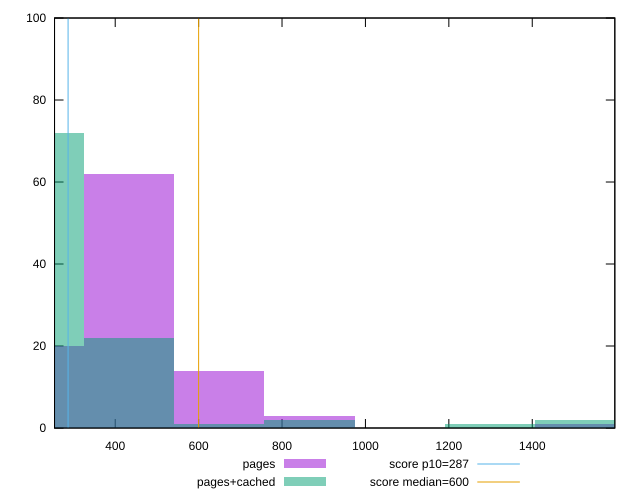

Write the gnuplot code that produced this figure.
reset

$pages <<EOF
865.8834141229917 3
649.4125605922437 14
432.94170706149583 62
1515.2959747152354 1
216.47085353074792 20
EOF

$pagesCached <<EOF
432.94170706149583 22
216.47085353074792 72
1515.2959747152354 2
1298.8251211844874 1
865.8834141229917 2
649.4125605922437 1
EOF

set key outside below
set boxwidth 216.47085353074792
set xrange [254.5:1597.9999999999982]
set yrange [0:100]
set trange [0:100]
set style fill transparent solid 0.5 noborder

set parametric
set terminal svg size 640, 500 enhanced background rgb 'white'
set output "reprap/total-blocking-time/comparison/histogram/0_vs_1.svg"

plot $pages title "pages" with boxes, \
     $pagesCached title "pages+cached" with boxes, \
     287,t title "score p10=287", \
     600,t title "score median=600"

reset
